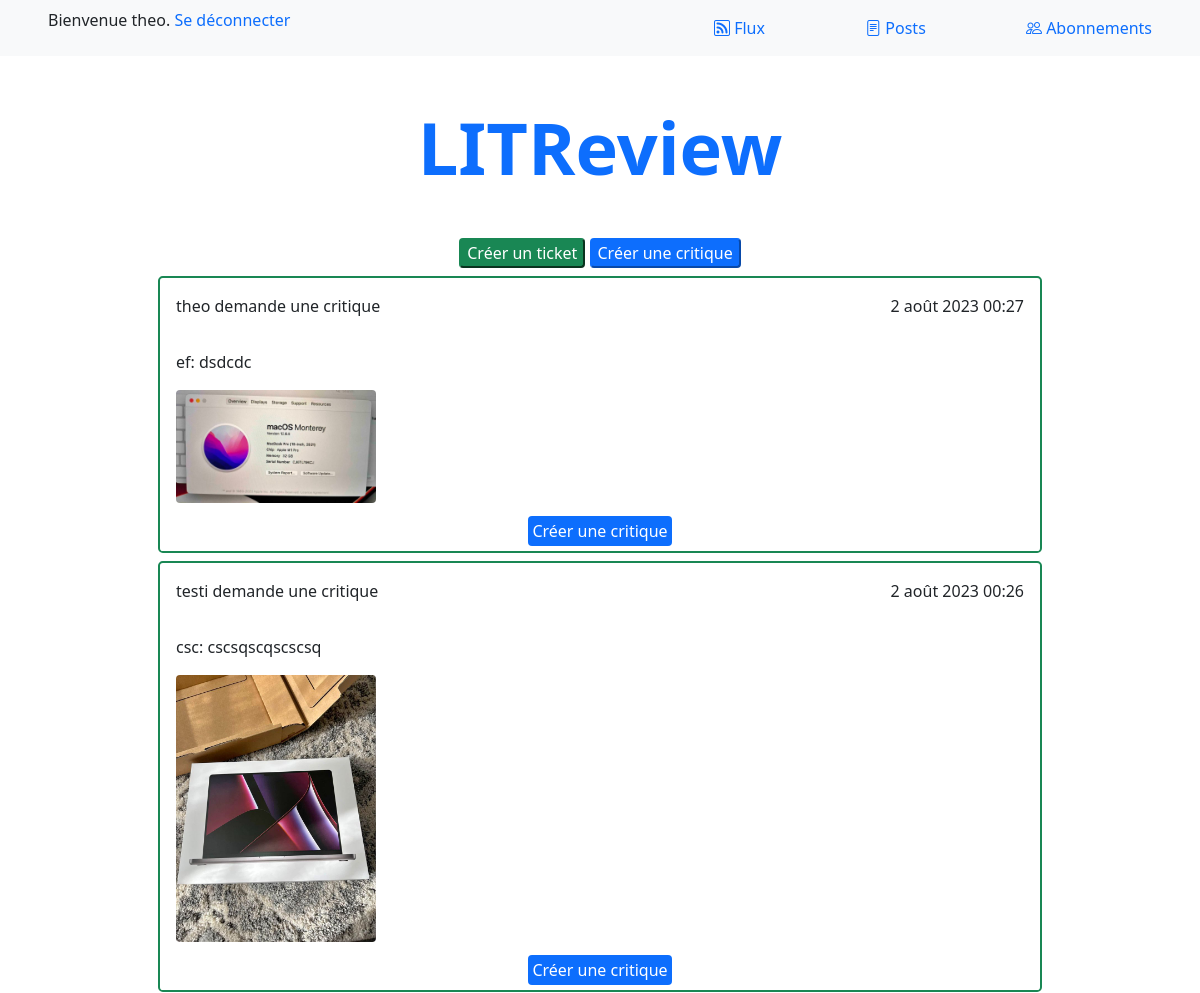
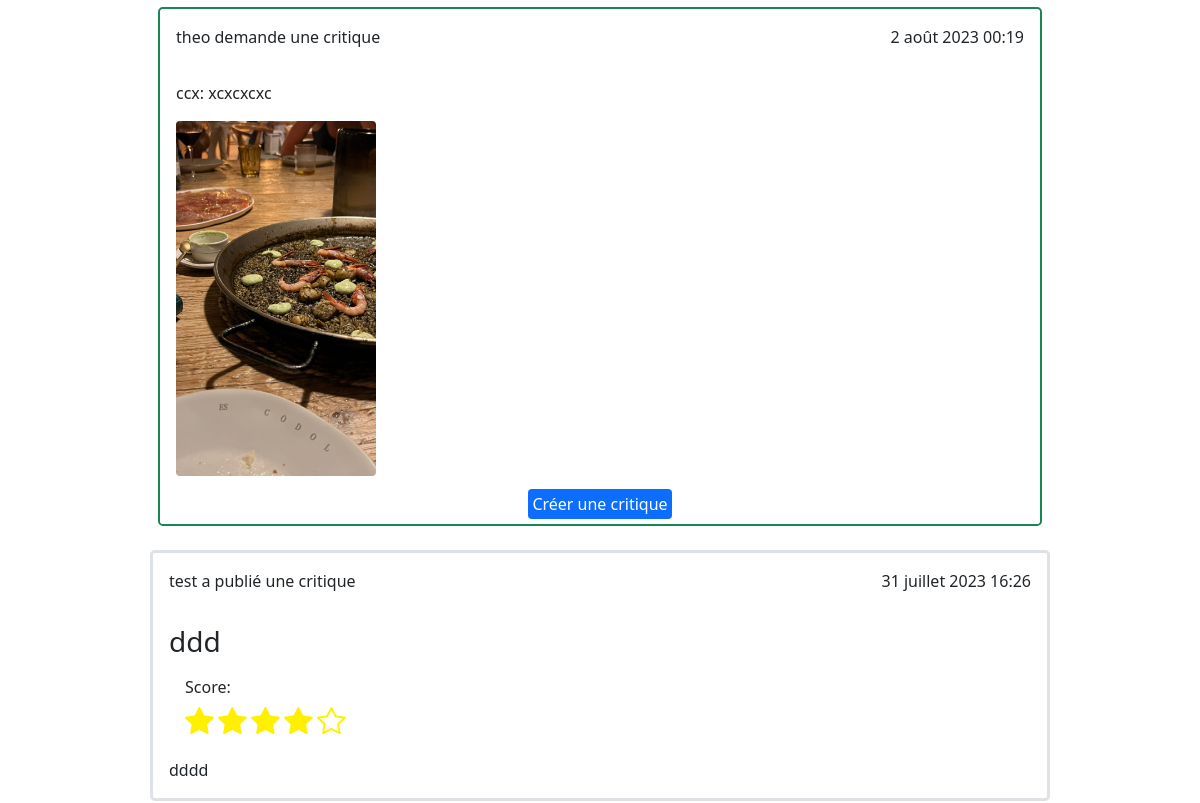
The page /flux/ (signed in, upper part) on the database as committed earlier (2 pictures, top to bottom).
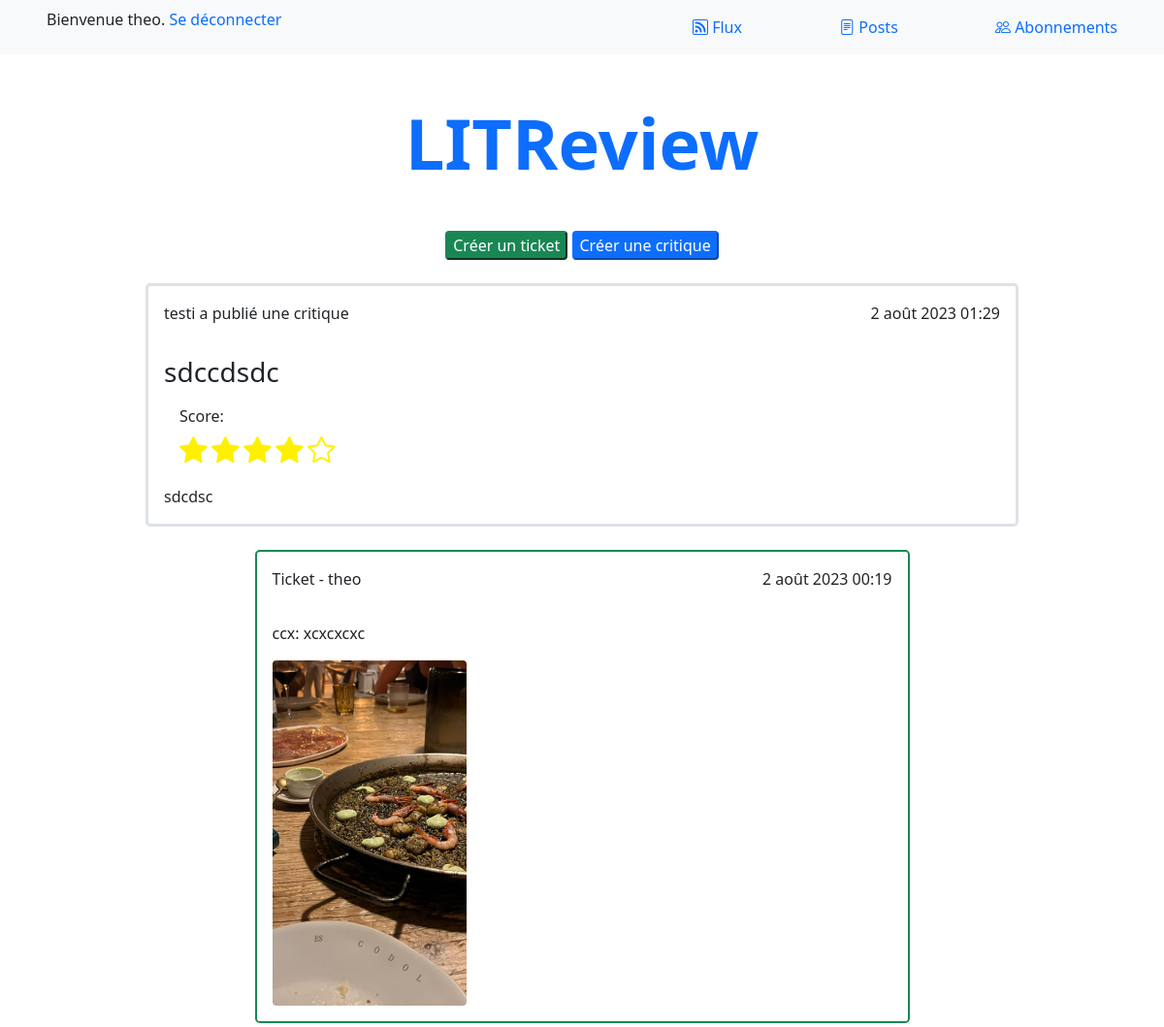
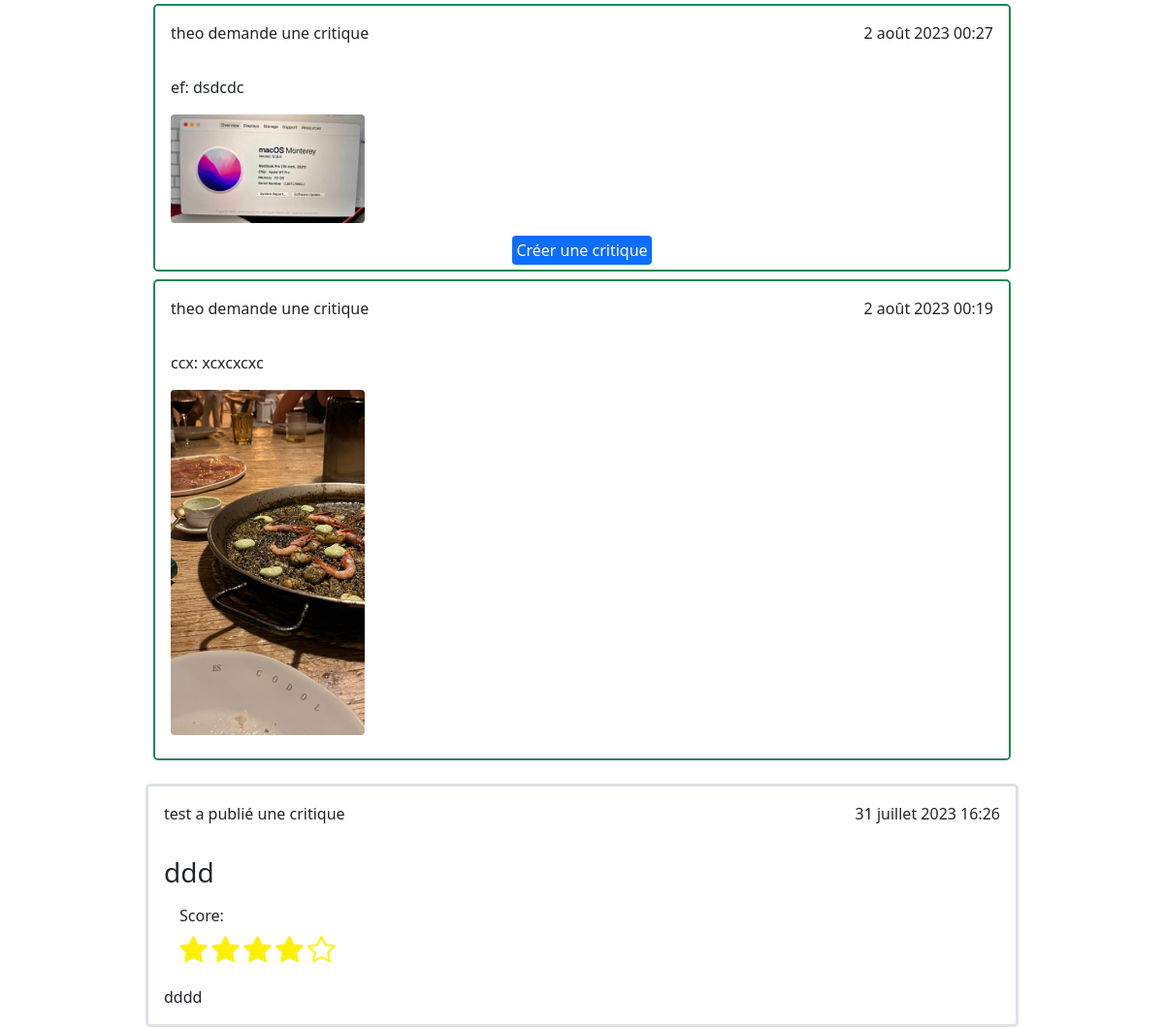
The same page on the database as committed later (2 pictures, top to bottom).
### website/models.py (models this page shows, shortened)
class Ticket(models.Model):
    objects = models.Manager()
    title = models.CharField(max_length=128, db_index=True)
    description = models.TextField(max_length=2048, blank=True)
    user = models.ForeignKey(settings.AUTH_USER_MODEL, on_delete=models.CASCADE)
    image = models.ImageField(null=True, blank=True)
    time_created = models.DateTimeField(auto_now_add=True)

class Review(models.Model):
    objects = models.Manager()
    ticket = models.ForeignKey(Ticket, on_delete=models.CASCADE)
    rating = models.PositiveSmallIntegerField(validators=[MinValueValidator(0), MaxValueValidator(5)])
    headline = models.CharField(max_length=128)
    body = models.TextField(max_length=8192, blank=True)
    user = models.ForeignKey(settings.AUTH_USER_MODEL, on_delete=models.CASCADE)
    time_created = models.DateTimeField(auto_now_add=True)

### authentication/models.py (models this page shows)
class User(AbstractUser):
    pass

### website/views.py (the view)
# urls.py: path('flux/', website.views.flux, name='flux'),
@login_required
def flux(request):
    users_followed_ids = UserFollows.objects.filter(user=request.user).values_list('followed_user', flat=True)
    reviews_followed = Review.objects.filter(
        Q(user__in=users_followed_ids) | Q(ticket__user__in=users_followed_ids)
    ).select_related('user', 'ticket').annotate(content_type=Value('REVIEW', CharField()))
    tickets_user_and_followed = Ticket.objects.filter(
        Q(user=request.user) | Q(user__in=users_followed_ids)
    ).annotate(content_type=Value('TICKET', CharField()))
    posts = sorted(chain(reviews_followed, tickets_user_and_followed),
                   key=lambda post: post.time_created, reverse=True)
    tickets_already_answer = tickets_user_and_followed.filter(review__in=reviews_followed)
    return render(request, 'website/flux.html', context={'posts': posts, 'tickets_already_answer': tickets_already_answer})

### website/templates/website/flux.html (shortened to what this page needs)
{% extends 'base.html' %}
{% block content %}
<section>
    <button class="btn-success rounded" onclick="window.location.href = '{% url 'create_ticket' %}';">
        Créer un ticket
    </button>
    <button class="btn-primary rounded" onclick="window.location.href = '{% url 'create_review' %}';">
        Créer une critique
    </button>
</section>
<section>
    {% for post in posts %}
        {% if post.content_type == 'REVIEW' %}
            <div class="border border-3 rounded-3 my-4">
                <div class="d-flex justify-content-between m-3">
                    <p>{{ post.user }} a publié une critique</p>
                    <p>{{ post.time_created }}</p>
                </div>
                <h3 class="text-start m-3">{{ post.headline }}</h3>
                <div class="text-start mx-3">
                    {% with filled_stars=post.rating %}
                        <p class="text-start mx-3 mb-0">Score:</p>
                        <div class="text-start mx-3">
                            {% for _ in '12345'|make_list %}
                                {% if forloop.counter <= filled_stars %}
                                    <i class="bi bi-star-fill" style="font-size: 1.8rem; color: #FFF000;"></i>
                                {% else %}
                                    <i class="bi bi-star" style="font-size: 1.8rem; color: #FFF000;"></i>
                                {% endif %}
                            {% endfor %}
                        </div>
                    {% endwith %}
                </div>
                <p class="text-start m-3">{{ post.body }}</p>
            </div>
            <div class="border border-success border-2 rounded-3 m-2 w-75 mx-auto">
                <div class="d-flex justify-content-between m-3">
                    <p>Ticket - {{ post.ticket.user }}</p>
                    <p>{{ post.ticket.time_created }}</p>
                </div>
                <div>
                    <p class="text-start m-3">{{ post.ticket.title }}: {{ post.ticket.description }}</p>
                    {% if post.ticket.image %}
                        <img src="{{ post.ticket.image.url }}" class="d-flex justify-content-between m-3 rounded" style="width: 200px; height: auto;">
                    {% endif %}
                </div>
            </div>
        {% else %}
            <div class="border border-success border-2 rounded-3 m-2 pb-2">
                <div class="d-flex justify-content-between m-3">
                    <p>{{ post.user }} demande une critique</p>
                    <p>{{ post.time_created }}</p>
                </div>
                <p class="text-start m-3">{{ post.title }}: {{ post.description }}</p>
                {% if post.image %}
                    <img src="{{ post.image.url }}" class="d-flex justify-content-between m-3 rounded" style="width: 200px; height: auto;">
                {% endif %}
                {% if post not in tickets_already_answer %}
                    <a href="{% url 'create_review_from_ticket' post.id %}" class="text-decoration-none btn-primary rounded p-1">Créer une critique</a>
                {% endif %}
            </div>
        {% endif %}
    {% endfor %}
</section>
{% endblock %}

Rows that differ between the two databases and show on the page:
removed Ticket: user "testi", time_created "2 août 2023 00:26", title "csc", description "cscsqscqscscsq", image (picture), shows "Créer une critique"
added Review: user "testi", time_created "2 août 2023 01:29", headline "sdccdsdc", rating 4 (drawn), body "sdcdsc", ticket.user "theo", ticket.time_created "2 août 2023 00:19", ticket "ccx", ticket.description "xcxcxcxc", ticket.image (picture)
shown differently, row unchanged: Ticket "2 août 2023 00:19": no longer shows "Créer une critique"
